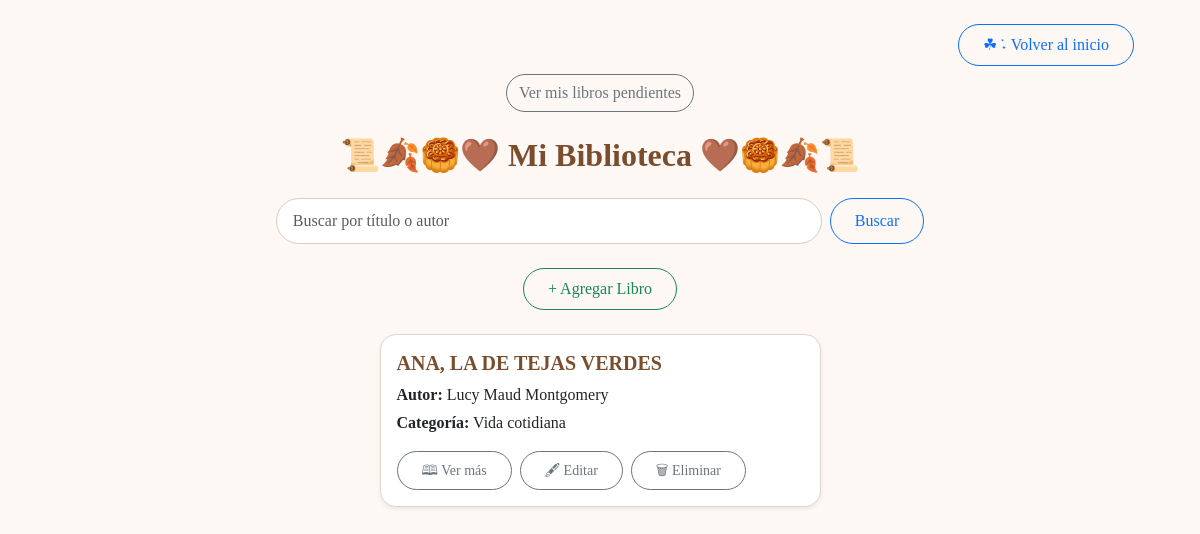
Screenshot of /biblioteca/ (signed in) with the database file from the repository.
### biblioteca/models.py (models this page shows, shortened)
class LibroLeido(models.Model):
    usuario = models.ForeignKey(User, on_delete=models.CASCADE)
    titulo = models.CharField(max_length=200, default="Sin título")
    autor = models.CharField(max_length=100, default="Desconocido")
    isbn = models.CharField(
        max_length=20,
        blank=True,
        null=True,
        db_index=True,
        help_text="Opcional. Si existe, se usa para mejorar las recomendaciones."
    )
    categoria = models.ManyToManyField(Categoria, blank=True)
    resumen = models.TextField(max_length=2000, blank=True)
    estado = models.CharField(
        max_length=20,
        choices=ESTADO_LIBRO,
        default='pendiente'
    )
    fecha_inicio = models.DateField(null=True, blank=True)
    fecha_fin = models.DateField(null=True, blank=True)
    pdf = models.FileField(
        upload_to='libros/',
        null=True,
        blank=True,
        storage=RawMediaCloudinaryStorage(),   # 🔥 CLAVE: se sube como RAW
        validators=[
            FileExtensionValidator(allowed_extensions=['pdf']),
            validar_pdf
        ]
    )
    link = models.URLField(blank=True, null=True)

class Categoria(models.Model):
    nombre = models.CharField(max_length=100, unique=True, db_index=True)

### biblioteca/views.py (the view)
# urls.py: path('biblioteca/', views.biblioteca, name='biblioteca'), # Biblioteca personal del usuario (libros leídos)
@login_required
def biblioteca(request):
    query = request.GET.get('q', '')
    libros = LibroLeido.objects.filter(usuario=request.user)
    if query:
        libros = libros.filter(
            Q(titulo__icontains=query) |
            Q(autor__icontains=query)
        )
    return render(request, 'biblioteca/biblioteca.html', {
        'libros': libros,
        'query': query,
    })

### templates/biblioteca/biblioteca.html (shortened to what this page needs)
{% load static %}
<!DOCTYPE html>
<html lang="es">
<head>
    <link rel="stylesheet" href="https://cdn.jsdelivr.net/npm/bootstrap@5.3.0/dist/css/bootstrap.min.css">
    <link rel="stylesheet" href="{% static 'biblioteca/css/diario.css' %}">
</head>
<body class="bg-cream">
<div class="container mt-4">
<div class="d-flex justify-content-end me-4 mt-3">
    <a href="{% url 'inicio' %}" class="btn btn-outline-primary rounded-pill">
        ☘︎ ݁˖ Volver al inicio
    </a>
</div>
<div class="text-center mb-4 mt-2">
    <a href="{% url 'pendientes' %}" class="btn btn-outline-secondary rounded-pill">
        Ver mis libros pendientes
    </a>
</div>
<div class="container mt-3">
    <h2 class="text-center mb-4 title-cozy">📜🍂🥮🤎 Mi Biblioteca 🤎🥮🍂📜</h2>
    <form class="d-flex mb-4 justify-content-center" method="get">
        <input class="form-control me-2 w-50 input-cozy" type="search" name="q"
               placeholder="Buscar por título o autor"
               value="{{ query|default:'' }}">
        <button class="btn btn-outline-primary btn-custom" type="submit">Buscar</button>
    </form>
    <div class="text-center mb-4">
        <a href="{% url 'agregar_libro' %}" class="btn btn-outline-success btn-custom">
            + Agregar Libro
        </a>
    </div>
    <div class="row justify-content-center">
        {% for libro in libros %}
        <div class="col-md-5 mb-4">
            <div class="card shadow-sm libro-card rounded-4">
                <div class="card-body">
                    <h5 class="text-brown fw-bold">{{ libro.titulo }}</h5>
                    <p class="mb-1">
                        <strong>Autor:</strong> {{ libro.autor }}
                    </p>
                    <p class="mb-3">
                        <strong>Categoría:</strong>
                        {% if libro.categoria.all %}
                            {% for cat in libro.categoria.all %}
                                {{ cat.nombre }}{% if not forloop.last %}, {% endif %}
                            {% endfor %}
                        {% else %}
                            (Sin categoría)
                        {% endif %}
                    </p>
                    <div class="d-flex flex-wrap gap-2 mt-2">
                        <a href="{% url 'ver_libro' libro.pk %}"
                           class="btn btn-outline-secondary btn-sm rounded-pill btn-custom">
                            🕮 Ver más
                        </a>
                        <a href="{% url 'editar_libro' libro.pk %}"
                           class="btn btn-outline-secondary btn-sm rounded-pill btn-custom">
                            🖋 Editar
                        </a>
                        <a href="{% url 'eliminar_libro' libro.pk %}"
                           class="btn btn-outline-secondary btn-sm rounded-pill btn-custom">
                            🗑 Eliminar
                        </a>
                    </div>
                </div>
            </div>
        </div>
        {% empty %}
        <p class="text-center text-muted">No hay libros disponibles.</p>
        {% endfor %}
    </div>
</div>
</body>
</html>

### static/biblioteca/css/diario.css (style rules this page uses)
body.bg-cream { background-color: #fdf8f4; font-family: 'Georgia', serif; }
.title-cozy { color: #7a4e2d; font-weight: 700; font-family: 'Georgia', serif; }
.form-control, .form-select { border-radius: 50px; border: 1px solid #d8cfc4; padding: 0.6rem 1rem; font-size: 1rem; background-color: #fff; }
.btn-custom, .btn-outline-rose, .btn-outline-brown, .btn-outline-primary { border-radius: 30px; padding: 0.5rem 1.5rem; }
.btn-outline-primary { border-radius: 30px; padding: 0.5rem 1.5rem; }
.card { background-color: #ffffff; border: 1px solid #e0d7cc; border-radius: 18px; box-shadow: 0 4px 12px rgba(0, 0, 0, 0.08); transition: transform 0.2s ease, box-shadow 0.2s ease; }
.card h5 { color: #7a4e2d; font-weight: 600; }

### rows the page displays
LibroLeido: titulo "ANA, LA DE TEJAS VERDES", autor "Lucy Maud Montgomery"
Categoria: nombre "Vida cotidiana"
